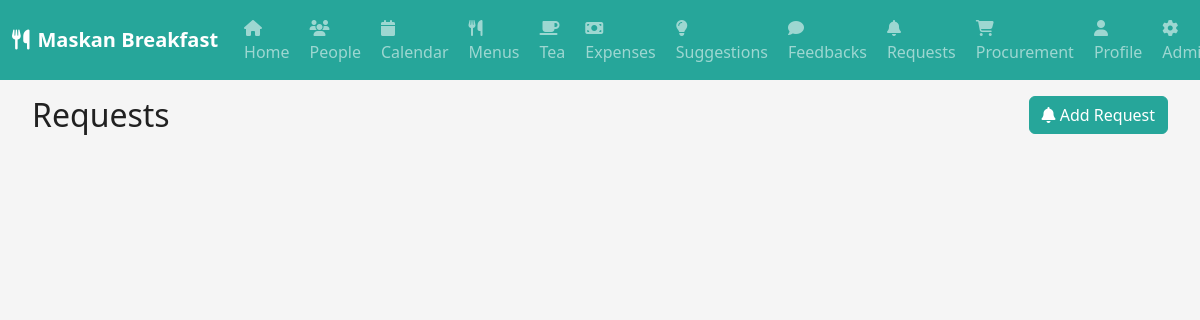
The app's page /requests (signed in), older data.
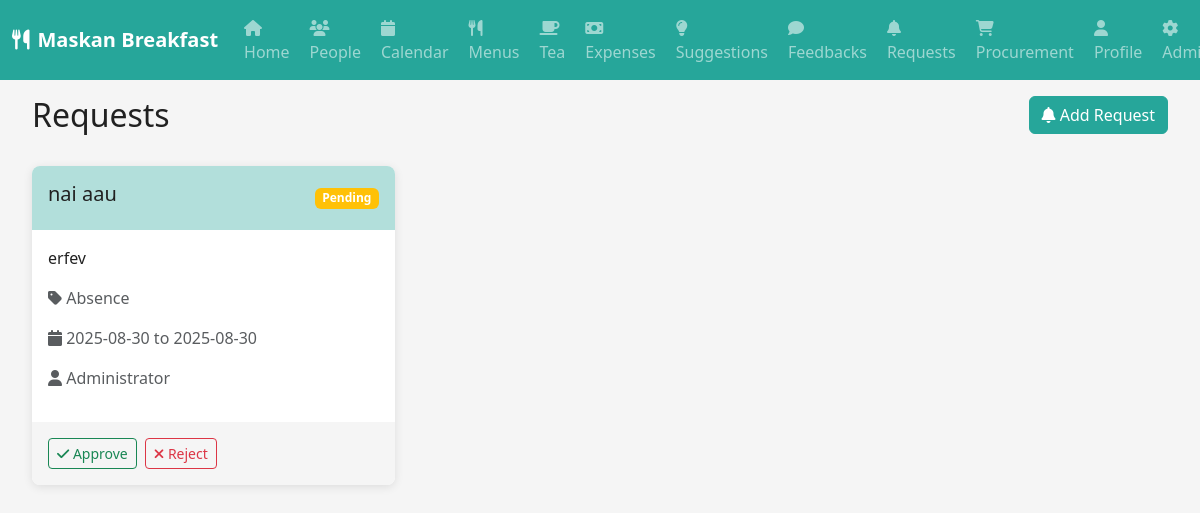
The same page, newer data.
### models.py (models this page shows)
class Request(db.Model):
    id = db.Column(db.Integer, primary_key=True)
    title = db.Column(db.String(100), nullable=False)
    description = db.Column(db.Text, nullable=False)
    request_type = db.Column(db.String(50), nullable=False)  # absence, maintenance, etc.
    start_date = db.Column(db.Date)
    end_date = db.Column(db.Date)
    user_id = db.Column(db.Integer, db.ForeignKey('user.id'))
    floor = db.Column(db.Integer, nullable=False)
    status = db.Column(db.String(20), default='pending')
    approved_by_id = db.Column(db.Integer, db.ForeignKey('user.id'))
    created_at = db.Column(db.DateTime, default=datetime.utcnow)
    user = db.relationship('User', foreign_keys=[user_id])
    approved_by = db.relationship('User', foreign_keys=[approved_by_id])

class User(db.Model):
    id = db.Column(db.Integer, primary_key=True)
    username = db.Column(db.String(64), unique=True, nullable=True)
    email = db.Column(db.String(120), unique=True, nullable=False)
    password_hash = db.Column(db.String(256))
    role = db.Column(db.String(20), nullable=False)
    floor = db.Column(db.Integer, nullable=True)
    is_verified = db.Column(db.Boolean, default=False)
    profile_pic = db.Column(db.String(200), nullable=True)
    created_at = db.Column(db.DateTime, default=datetime.utcnow)
    updated_at = db.Column(db.DateTime, default=datetime.utcnow, onupdate=datetime.utcnow)

### routes.py (the view, shortened to what this page needs)
@app.route('/requests', methods=['GET', 'POST'])
def requests():
    if 'user_id' not in session:
        return redirect(url_for('login'))
    user = User.query.get(session['user_id'])
    requests = Request.query.filter_by(floor=user.floor).order_by(Request.created_at.desc()).all()
    return render_template('requests.html', user=user, requests=requests)

### routes.py (called while the page is built)
@app.context_processor
def inject_user():
    if 'user_id' in session:
        user = User.query.get(session['user_id'])
        return dict(current_user=user)
    return dict(current_user=None)

### templates/requests.html (shortened to what this page needs)
{% extends "base.html" %}
{% block content %}
<div class="container-fluid">
    <div class="row mb-4">
        <div class="col-md-6">
            <h2>Requests</h2>
        </div>
        <div class="col-md-6 text-end">
            <button class="btn btn-teal" data-bs-toggle="modal" data-bs-target="#addRequestModal">
                <i class="fas fa-bell"></i> Add Request
            </button>
        </div>
    </div>
    <div class="row">
        {% for request in requests %}
        <div class="col-md-6 col-lg-4 mb-3">
            <div class="request-card">
                <div class="request-header">
                    <h5>{{ request.title }}</h5>
                    <span class="badge bg-{% if request.status == 'approved' %}success{% elif request.status == 'rejected' %}danger{% else %}warning{% endif %}">
                        {{ request.status.title() }}
                    </span>
                </div>
                <div class="request-body">
                    <p>{{ request.description }}</p>
                    <p class="text-muted">
                        <i class="fas fa-tag"></i> {{ request.request_type.title() }}
                    </p>
                    {% if request.start_date %}
                    <p class="text-muted">
                        <i class="fas fa-calendar"></i>
                        {{ request.start_date.strftime('%Y-%m-%d') }}
                        {% if request.end_date %}
                        to {{ request.end_date.strftime('%Y-%m-%d') }}
                        {% endif %}
                    </p>
                    {% endif %}
                    <p class="text-muted">
                        <i class="fas fa-user"></i> {{ request.user.username or request.user.email }}
                    </p>
                </div>
                {% if current_user.role == 'admin' and request.status == 'pending' %}
                <div class="request-actions">
                    <form method="POST" style="display: inline;">
                        <button type="submit" class="btn btn-sm btn-outline-success">
                            <i class="fas fa-check"></i> Approve
                        </button>
                    </form>
                    <button class="btn btn-sm btn-outline-danger" onclick="rejectRequest({{ request.id }})">
                        <i class="fas fa-times"></i> Reject
                    </button>
                </div>
                {% endif %}
            </div>
        </div>
        {% endfor %}
    </div>
</div>
{% endblock %}

Row changes from the older to the newer data that the page shows:
added Request: title "nai aau", status "Pending", description "erfev", request_type "Absence", start_date "2025-08-30", end_date "2025-08-30", user "Administrator"
